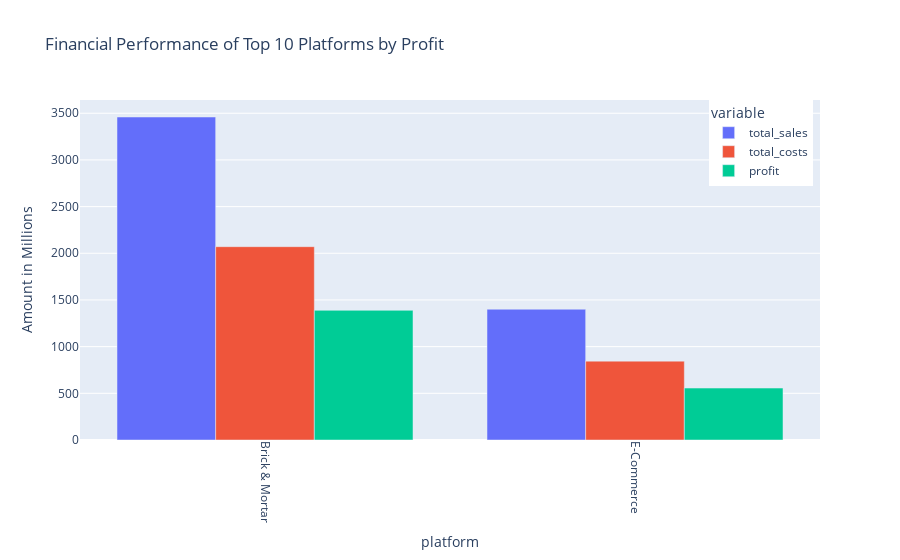

The code cell stored with this chart in its notebook:
### Markdown cell above
### platform

### Code cell
# Visualizing top 10 financial performance based on profit within the 'platform' category
column = 'platform'
plotly_visualize_by_profit(actual_sales_estimates_post, column)

### Figure 1 — Plotly figure (JSON) as saved in the notebook; plotly's stock layout.template omitted (floating-point values rounded to 4 significant figures)
{"data": [{"alignmentgroup": "True", "hovertemplate": "variable=total_sales<br>platform=%{x}<br>Amount in Millions=%{y}<extra></extra>", "legendgroup": "total_sales", "marker": {"color": "#636efa", "pattern": {"shape": ""}}, "name": "total_sales", "offsetgroup": "total_sales", "orientation": "v", "showlegend": true, "textposition": "auto", "type": "bar", "x": ["Brick & Mortar", "E-Commerce"], "xaxis": "x", "y": [3460.0, 1401.0], "yaxis": "y"}, {"alignmentgroup": "True", "hovertemplate": "variable=total_costs<br>platform=%{x}<br>Amount in Millions=%{y}<extra></extra>", "legendgroup": "total_costs", "marker": {"color": "#EF553B", "pattern": {"shape": ""}}, "name": "total_costs", "offsetgroup": "total_costs", "orientation": "v", "showlegend": true, "textposition": "auto", "type": "bar", "x": ["Brick & Mortar", "E-Commerce"], "xaxis": "x", "y": [2071.0, 844.7], "yaxis": "y"}, {"alignmentgroup": "True", "hovertemplate": "variable=profit<br>platform=%{x}<br>Amount in Millions=%{y}<extra></extra>", "legendgroup": "profit", "marker": {"color": "#00cc96", "pattern": {"shape": ""}}, "name": "profit", "offsetgroup": "profit", "orientation": "v", "showlegend": true, "textposition": "auto", "type": "bar", "x": ["Brick & Mortar", "E-Commerce"], "xaxis": "x", "y": [1389.0, 556.2], "yaxis": "y"}], "layout": {"barmode": "group", "legend": {"orientation": "v", "title": {"text": "variable"}, "tracegroupgap": 0, "x": 0.99, "xanchor": "right", "y": 1, "yanchor": "top"}, "title": {"text": "Financial Performance of Top 10 Platforms by Profit"}, "xaxis": {"anchor": "y", "domain": [0, 1], "tickangle": 90, "title": {"text": "platform"}}, "yaxis": {"anchor": "x", "domain": [0, 1], "title": {"text": "Amount in Millions"}}}}
